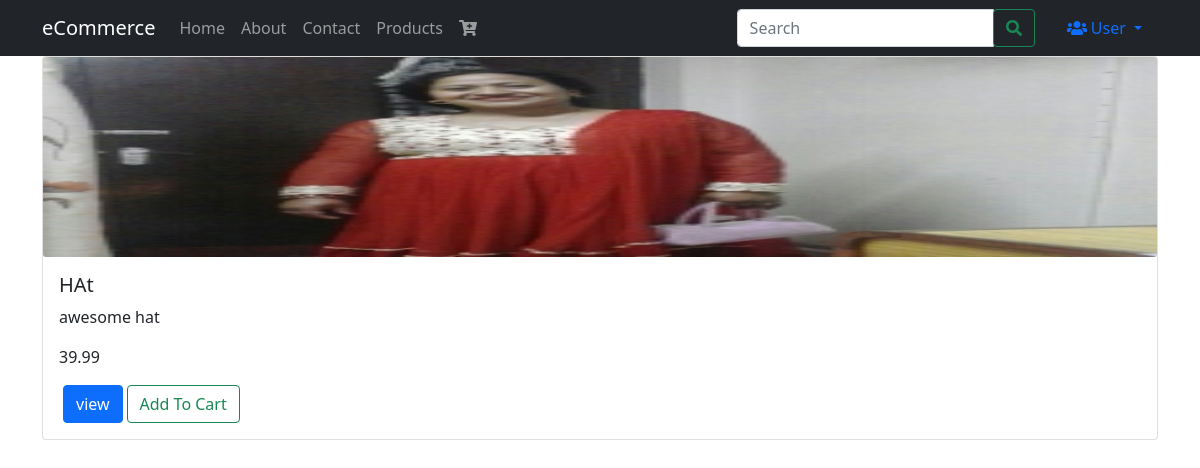
The app's page /search/ with its own data.
### products/models.py (models this page shows, shortened)
class Product(models.Model):
    title = models.CharField(max_length=120)
    slug = models.SlugField(blank=True,unique=True)
    description = models.TextField()
    price = models.DecimalField(decimal_places=2,max_digits=6)
    image = models.ImageField(upload_to=upload_img_path)
    timestamp = models.DateTimeField(auto_now_add=True)
    featured = models.BooleanField(default=False)
    active = models.BooleanField(default=True)
    objects = ProductManager(   )
    def get_absolute_url(self):
        return reverse("products:detail",kwargs={"slug":self.slug})

### search/views.py (the view)
# urls.py: path('',SearchProductList.as_view(), name="query")
class SearchProductList(ListView):
    template_name = "search/view.html"
    def get_queryset(self,*args, **kwargs):
        request = self.request
        query = request.GET.get('q',None)
        if query is not None:
            return Product.objects.search(query)
        return Product.objects.featured()

### products/models.py (called while the page is built)
    def featured(self):
        return self.filter(featured=True, active=True)

    def get_queryset(self):
        return ProductQuerySet(self.model,using=self._db)

    def featured(self):
        return self.get_queryset().featured()  # Product.objects.all().filter(featured=True,active=True)

### templates/search/view.html (shortened to what this page needs)
{% extends 'includes/base.html' %}
{% block content %}
    <div class="row" >
        {% if object_list %}
            {% for obj in object_list %}
                <div class="col" >
                    {% include 'product/snippet/card.html' with instance=obj %}
                    {% if forloop.counter|divisibleby:3 %}
                        </div> </div><div class="row" >
                            <div class="col-12" >
                                <hr />
                            </div>
                    {% elif forloop.counter|divisibleby:2 %}
                    </div> </div>
                    <div class="row" >
                            <div class="col-12" >
                                <hr />
                            </div>
                        {% else %}
                </div>
                    {% endif %}
                {% endfor %}
        {% else %}
            <h1 class="text-center" >Result Not Found</h1>
        {% endif %}
    </div>
{% endblock  %}

### templates/product/snippet/card.html
{% if instance %}
  <div class="card" >
    {% if instance.image %}
      <a href="{{instance.get_absolute_url}}">
        <img src="{{ instance.image.url }}" class="card-img" alt="{{instance.title}}" height=200>
      </a>
    {% endif %}
    <div class="card-body">
      <h5 class="card-title">{{instance.title}}</h5>
      <p class="card-text">{{ instance.description }}</p>
      <p class="card-text" >{{ instance.price }}</p>
      <div class="d-inline-flex">
        <a href="{{instance.get_absolute_url}}" class="btn btn-primary mx-1">view</a>
        {% include 'product/snippet/add_to_cart.html' with product=instance cart=cart %}
      </div>
    </div>
  </div>
{% endif %}

### templates/product/snippet/add_to_cart.html (shortened to what this page needs)
<form action='{% url 'Carts:update' %}' data-endpoint='{% url 'Carts:update' %}' method='POST' class='form form-product-ajax' >
        <span class='submit-span'>
            {% if product in cart.products.all %}
                <button type='submit' class=' btn btn-outline-danger'>Remove From Cart</button>
            {% else %}
                <button type='submit' class='btn btn-outline-success' >Add To Cart</button>
            {% endif %}
        </span>
</form>

### records on screen
Product: image (picture), title "HAt", description "awesome hat", price "39.99"

### other values on screen
{{ brand_name }} "eCommerce"
